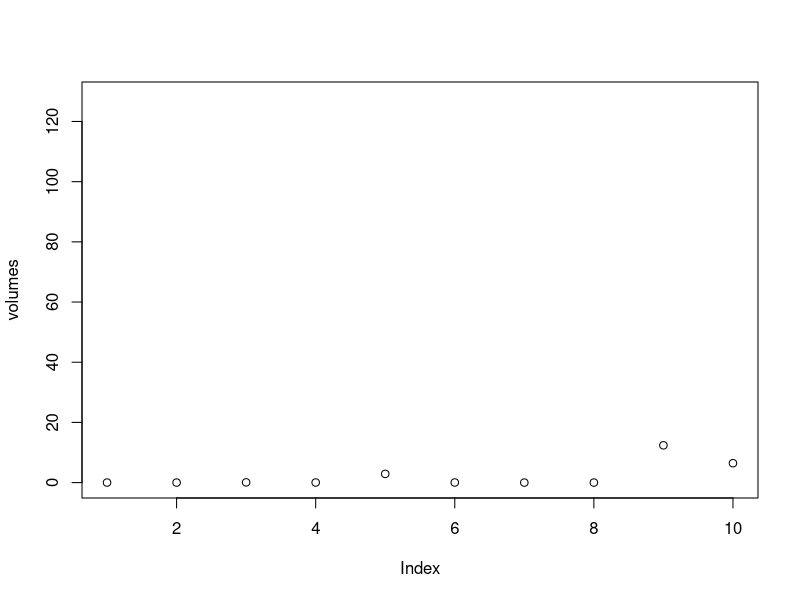
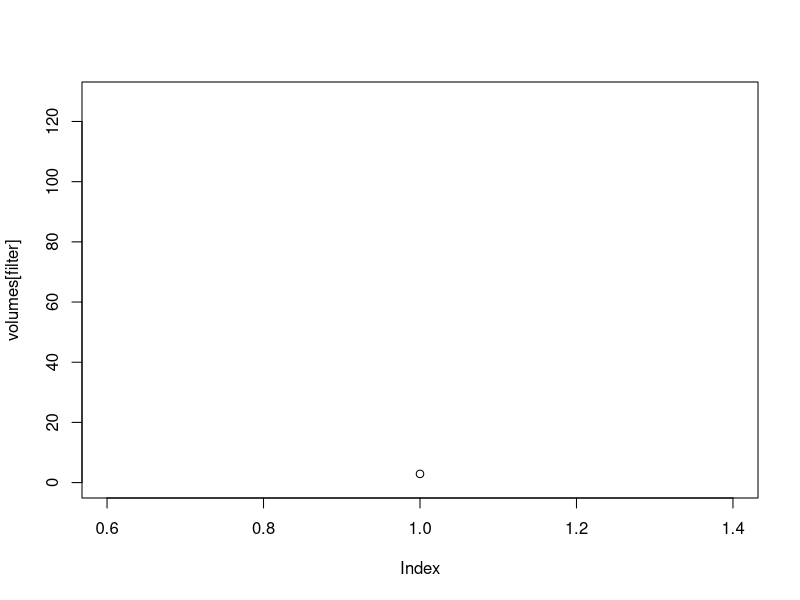

The R source for these figures, in order: (Note: this script raises an error after producing the figures.)
#{α1, α2, β1, β2} = {1.07, 1.31, 1.47, 6.51}
set.seed(4)

m <- 1.07
s <- 1.31
location <- log(m^2 / sqrt(s^2 + m^2))
shape <- sqrt(log(1 + (s^2 / m^2)))
print(paste("location:", location))
print(paste("shape:", shape))
k_Values <- rlnorm(n=10, location, shape)

k_Values

#https://msalganik.wordpress.com/2017/01/21/making-sense-of-the-rlnorm-function-in-r/
#one million draws from a log-normal distribution with a mean of 7 and a standard deviation of 75

vol = function(t, k){ 128 / (1 + ((128/.001)^.25 - 1) * exp(-.25*k*t))^4}

volumes <-mapply(vol, t=3, k_Values)
mean(volumes)

plot(volumes, ylim=c(0,128))

mriDetect <- function(k, t_0, t_1){vol(3,k) < t_0 & vol(4,k) > t_1 }


filter <- mapply(mriDetect, k_Values, t_0 = 3, t_1 = 4)


plot(volumes[filter], ylim=c(0,128))




#check change in tumor after 1.7 years
ratio = function(k) {vol(2.7,k)/vol(1, k)}
ratio_Values <- mapply(ratio,k_Values)
mean(ratio_Values)








Vmax <- 128
cell <- .01

t <- 0
denominator <- (1 + ((Vmax/cell)^.25 - 1) * exp(-.25*k*t))^4

Vi_0 <- Vmax / denominator
Vi_0 

t <- 1.7
denominator <- (1 + ((Vmax/cell)^.25 - 1) * exp(-.25*k*t))^4

Vi_1 <- Vmax / denominator
Vi_1

#Overall, the mean time taken to grow from 10 mm to 20 mm was estimated as 1.7 years



#curve(eq, from=0, to=1.5, xlab="time", ylab="growth")

